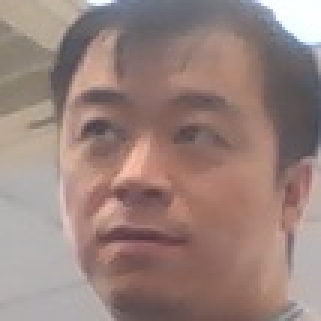
#> input picture pyexec/opencv/face_recognition/david/0.jpg, 107 x 107 px, given in place of the camera (shown 3 times larger)
$ jupyter execute --allow-errors face_recog.ipynb
#> lines starting #> are read from the running program, lines starting #| are printed output that depends on the picture; after the words box and inside, x2 and y2 are one past the last pixel; in counts of white or black regions, pixels touching at a corner belong together
[cell 1]
'''
face/eyes detection
抓脸
'''

import numpy as np
import cv2 as cv
face_cascade = cv.CascadeClassifier('haarcascade_frontalface_default.xml')
eye_cascade = cv.CascadeClassifier('haarcascade_eye_tree_eyeglasses.xml')
cap = cv.VideoCapture(0)
num = 0

while(True):
    # 一帧一帧捕捉
    ret, frame = cap.read()
#> frame is the input picture: shape (107, 107, 3); mean B, G, R 125, 130.9, 153.5
    # 我们对帧的操作在这里
    gray = cv.cvtColor(frame, cv.COLOR_BGR2GRAY)
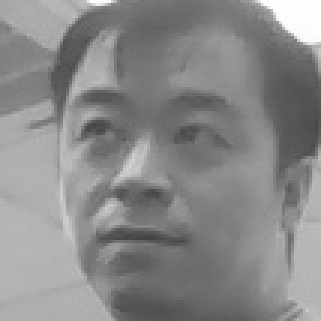
#> gray: shape (107, 107) (shown 3 times larger); min 65, max 255, mean 137
    faces = face_cascade.detectMultiScale(gray, 1.3, 5)
#> faces = [[6, 9, 89, 89]]
    for (x,y,w,h) in faces:
        eyes_found = False
        roi_gray = gray[y:y+h, x:x+w]
        roi_color = frame[y:y+h, x:x+w]
        eyes = eye_cascade.detectMultiScale(roi_gray,1.1,2)
        for (ex,ey,ew,eh) in eyes:
            if not eyes_found:
                eyes_found = True
                face_img = frame[y-10:y+h+10, x-10:x+w+10]
                image_name = './james/%d.jpg' % (num)
                cv.imwrite(image_name,face_img)
                num += 1
                cv.rectangle(frame,(x,y),(x+w,y+h),(255,0,0),2)
            cv.rectangle(roi_color,(ex,ey),(ex+ew,ey+eh),(0,255,0),2)
#> this loop made 1 pass
#> (x, y, w, h, eyes) on pass 1: (6, 9, 89, 89, [[14, 23, 23, 23], [49, 26, 22, 22]])
#> pass 1, `roi_gray = gray[y:y+h, x:x+w]`:
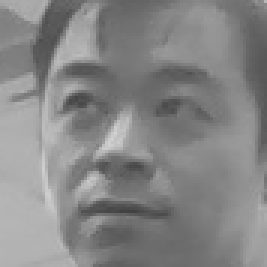
#> roi_gray: shape (89, 89) (shown 3 times larger); min 65, max 209, mean 133.7
#> pass 1, `roi_color = frame[y:y+h, x:x+w]`:
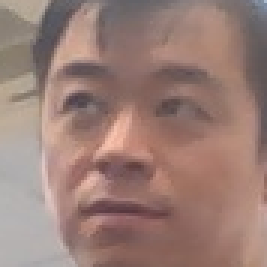
#> roi_color: shape (89, 89, 3) (shown 3 times larger); mean B, G, R 118.5, 126.2, 154.4
#> after the loop:
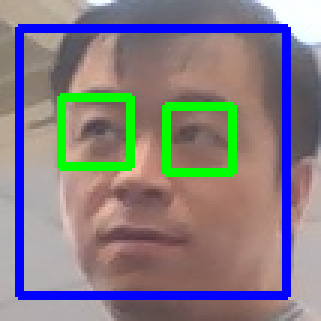
#> frame: shape (107, 107, 3) (shown 3 times larger); 13.94% of pixels changed, all inside (x1, y1, x2, y2) = (5, 8, 97, 100)
#> after the loop:
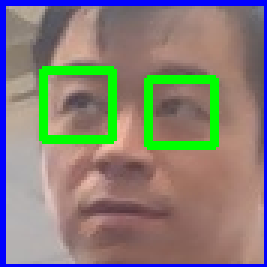
#> roi_color: shape (89, 89, 3) (shown 3 times larger); 13.34% of pixels changed, all inside (x1, y1, x2, y2) = (0, 0, 89, 89)
#> after the loop, face_img = [[173, 176, 190], [177, 180, 194]]; image_name = './james/0.jpg'; num = 1
    cv.imshow('img',frame)
    if cv.waitKey(2) & 0xFF == ord('q'):
#> (key q is pressed here)
        break

cap.release()
cv.destroyAllWindows()

[cell 2]
'''
训练
'''
import os
import numpy as np
import cv2

#脸部检测函数
def face_detect_demo(image):
    gray = cv2.cvtColor(image, cv2.COLOR_BGR2GRAY)
    face_detector = cv2.CascadeClassifier("haarcascade_frontalface_default.xml")
    faces = face_detector.detectMultiScale(gray, 1.2, 6)
#> faces = [[7, 11, 88, 88]]
    # 如果未检测到面部，则返回原始图像
    if (len(faces) == 0):
        return None, None
    # 目前假设只有一张脸，xy为左上角坐标，wh为矩形的宽高
    (x, y, w, h) = faces[0]
#> x = 7; y = 11; w = 88; h = 88
    # 返回图像的脸部部分
    return gray[y:y + w, x:x + h], faces[0]

def ReFileName(dirPath):
    """
    :param dirPath: 文件夹路径
    :return:
    """
    # 对目录下的文件进行遍历
    faces=[]
    for file in os.listdir(dirPath):
        # 判断是否是文件
        if os.path.isfile(os.path.join(dirPath, file)) == True:
           c= os.path.basename(file)
           name = dirPath + '\\' + c
           img = cv2.imread(name)
           # 检测脸部
           face, rect = face_detect_demo(img)
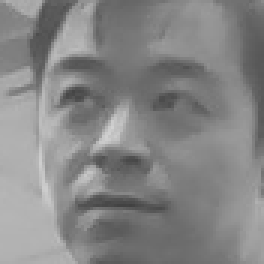
#> face: shape (88, 88) (shown 3 times larger); min 65, max 209, mean 133.5
#> rect = [7, 11, 88, 88]
           # 我们忽略未检测到的脸部
           if face is not None:
               # 将脸添加到脸部列表并添加相应的标签
               faces.append(face)
    cv2.waitKey(1)
    cv2.destroyAllWindows()
    return faces

#David
dirDavid = r"C:\james_home\local_src\codebase\pyexec\opencv\face_recognition\david"#文件路径
Davidfaces=ReFileName(dirDavid)#调用函数
#> Davidfaces = 1 item
labelDavidfaces=np.array([0 for i in range(len(Davidfaces))])#标签处理
#> labelDavidfaces = [0]

#Ning
dirNing = r"C:\james_home\local_src\codebase\pyexec\opencv\face_recognition\ning"#文件路径
#> (the rest of this cell did not finish here and is left out)

[cell 3]
'''
预测
'''
import cv2
#人脸检测函数
# [16 lines left out: function face_detect_demo, not called in this run]

# 根据给定的人脸（x，y）坐标和宽度高度在图像上绘制矩形
def draw_rectangle(img, rect):
    (x, y, w, h) = rect#矩形框
    cv2.rectangle(img, (x, y), (x + w, y + h), (255, 255, 0), 2)

# 根据给定的人脸（x，y）坐标写出人名
def draw_text(img, text, x, y):
    cv2.putText(img, text, (x, y), cv2.FONT_HERSHEY_COMPLEX, 1, (128, 128, 0), 2)

# 此函数识别图像中的人物并在脸部周围绘制一个矩形及其人名
facelabel = ["David", "Ning", "MaYun", "MaJingJing", "Rose"]#人物名

#导入训练结果
recognizer = cv2.face.LBPHFaceRecognizer_create()
#> (the rest of this cell did not finish here and is left out)

[cell 4]
'''
dlib test
面部标记识别
https://blog.csdn.net/qq_19707521/article/details/80366524
'''
from collections import OrderedDict
import numpy as np
import cv2
import dlib
import imutils

# 定义一个映射面部索引的字典
# 特定人脸区域的地标
FACIAL_LANDMARKS_IDXS = OrderedDict([
	("mouth", (48, 68)),
	("right_eyebrow", (17, 22)),
	("left_eyebrow", (22, 27)),
	("right_eye", (36, 42)),
	("left_eye", (42, 48)),
	("nose", (27, 36)),
	("jaw", (0, 17))
])

# [64 lines left out: functions rect_to_bb, shape_to_np, visualize_facial_landmarks, not called in this run]


#初始化dlib人脸检测（基于HOG），然后创建面部标志预测器
#> (the rest of this cell did not finish here and is left out)

[cell 5]
'''
眨眼闭嘴检测

https://huaweicloud.csdn.net/63808c5edacf622b8df8a83a.html?spm=1001.2101.3001.6650.6&utm_medium=distribute.pc_relevant.none-task-blog-2~default~BlogCommendFromBaidu~activity-6-126468733-blog-80366524.235^v28^pc_relevant_t0_download&depth_1-utm_source=distribute.pc_relevant.none-task-blog-2~default~BlogCommendFromBaidu~activity-6-126468733-blog-80366524.235^v28^pc_relevant_t0_download&utm_relevant_index=7
'''
from imutils import face_utils
import numpy as np
import dlib
import cv2

# 眼长宽比例
# [15 lines left out: functions eye_aspect_ratio, mouth_aspect_ratio, not called in this run]

#  进行活体检测（包含眨眼和张嘴）
def liveness_detection():
    vs = cv2.VideoCapture(0)  # 调用第一个摄像头的信息

    # 眼长宽比例值
    EAR_THRESH = 0.15
    EAR_CONSEC_FRAMES_MIN = 1
    EAR_CONSEC_FRAMES_MAX = 5  # 当EAR小于阈值时，接连多少帧一定发生眨眼动作

    # 嘴长宽比例值
    MAR_THRESH = 0.2

    # 初始化眨眼的连续帧数
    blink_counter = 0
    # 初始化眨眼次数总数
    blink_total = 0
    # 初始化张嘴次数
    mouth_total = 0
    # 初始化张嘴状态为闭嘴
    mouth_status_open = 0

    print("[INFO] loading facial landmark predictor...")
    # 人脸检测器
    detector = dlib.get_frontal_face_detector()
    # 特征点检测器
    predictor = dlib.shape_predictor("data/shape_predictor_68_face_landmarks.dat")
    # 获取左眼的特征点
    (lStart, lEnd) = face_utils.FACIAL_LANDMARKS_IDXS["left_eye"]
    # 获取右眼的特征点
    (rStart, rEnd) = face_utils.FACIAL_LANDMARKS_IDXS["right_eye"]
    # 获取嘴巴特征点
    (mStart, mEnd) = face_utils.FACIAL_LANDMARKS_IDXS["inner_mouth"]

    print("[INFO] starting video stream thread...")
    while True:

        flag, frame = vs.read()  # 返回一帧的数据
        if not flag:
            print("不支持摄像头", flag)
            break

        if frame is not None:
            # 图片转换成灰色（去除色彩干扰，让图片识别更准确）
            gray = cv2.cvtColor(frame, cv2.COLOR_BGR2RGB)
            rects = detector(gray, 0)  # 人脸检测
            # 只能处理一张人脸
            if len(rects) == 1:
                shape = predictor(gray, rects[0])  # 保存68个特征点坐标的<class 'dlib.dlib.full_object_detection'>对象
                shape = face_utils.shape_to_np(shape)  # 将shape转换为numpy数组，数组中每个元素为特征点坐标

                left_eye = shape[lStart:lEnd]  # 取出左眼对应的特征点
                right_eye = shape[rStart:rEnd]  # 取出右眼对应的特征点
                left_ear = eye_aspect_ratio(left_eye)  # 计算左眼EAR
                right_ear = eye_aspect_ratio(right_eye)  # 计算右眼EAR
                ear = (left_ear + right_ear) / 2.0   # 求左右眼EAR的均值

                inner_mouth = shape[mStart:mEnd]  # 取出嘴巴对应的特征点
                mar = mouth_aspect_ratio(inner_mouth)  # 求嘴巴mar的均值
                left_eye_hull = cv2.convexHull(left_eye)  # 寻找左眼轮廓
                right_eye_hull = cv2.convexHull(right_eye)  # 寻找右眼轮廓
                mouth_hull = cv2.convexHull(inner_mouth)  # 寻找内嘴巴轮廓
                cv2.drawContours(frame, [left_eye_hull], -1, (0, 255, 0), 1)   # 绘制左眼轮廓
                cv2.drawContours(frame, [right_eye_hull], -1, (0, 255, 0), 1)  # 绘制右眼轮廓
                cv2.drawContours(frame, [mouth_hull], -1, (0, 255, 0), 1)  # 绘制嘴巴轮廓

                # EAR低于阈值，有可能发生眨眼，眨眼连续帧数加一次
                if ear < EAR_THRESH:
                    blink_counter += 1

                # EAR高于阈值，判断前面连续闭眼帧数，如果在合理范围内，说明发生眨眼
                else:
                    # if the eyes were closed for a sufficient number of
                    # then increment the total number of blinks
                    if EAR_CONSEC_FRAMES_MIN <= blink_counter <= EAR_CONSEC_FRAMES_MAX:
                        blink_total += 1
                    blink_counter = 0
                # 通过张、闭来判断一次张嘴动作
                if mar > MAR_THRESH:
                     mouth_status_open = 1
                else:
                    if mouth_status_open:
                        mouth_total += 1
                    mouth_status_open = 0

                cv2.putText(frame, "Blinks: {}".format(blink_total), (0, 30),
                            cv2.FONT_HERSHEY_SIMPLEX, 0.7, (0, 0, 255), 2)
                cv2.putText(frame, "Mouth: {}".format(mouth_total),
                            (130, 30), cv2.FONT_HERSHEY_SIMPLEX, 0.7, (0, 0, 255), 2)
                cv2.putText(frame, "EAR: {:.2f}".format(ear), (300, 30),
                            cv2.FONT_HERSHEY_SIMPLEX, 0.7, (0, 0, 255), 2)
                cv2.putText(frame, "MAR: {:.2f}".format(mar), (450, 30),
                            cv2.FONT_HERSHEY_SIMPLEX, 0.7, (0, 0, 255), 2)
            elif len(rects) == 0:
                cv2.putText(frame, "No face!", (0, 30),
                            cv2.FONT_HERSHEY_SIMPLEX, 0.7, (0, 0, 255), 2)
            else:
                cv2.putText(frame, "More than one face!", (0, 30),
                            cv2.FONT_HERSHEY_SIMPLEX, 0.7, (0, 0, 255), 2)
            cv2.namedWindow("Frame", cv2.WINDOW_NORMAL)
            cv2.imshow("Frame", frame)
            # 按下q键退出循环（鼠标要点击一下图片使图片获得焦点）
            if cv2.waitKey(1) & 0xFF == ord('q'):
                break
    cv2.destroyAllWindows()
    vs.release()

#  调用摄像头进行张嘴眨眼活体检测
liveness_detection()
#> (the call stopped at in liveness_detection, `detector = dlib.get_frontal_face_detector()`: dlib is not available in this run)

$ run again, on pyexec/opencv/face_recognition/david/10.jpg
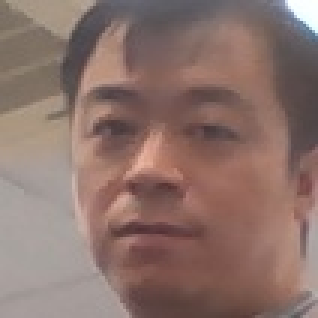
#> input picture pyexec/opencv/face_recognition/david/10.jpg, 106 x 106 px, given in place of the camera (shown 3 times larger)
#> frame is the input picture: shape (106, 106, 3); mean B, G, R 107.3, 114.3, 139.9
#> `gray = cv.cvtColor(frame, cv.COLOR_BGR2GRAY)`:
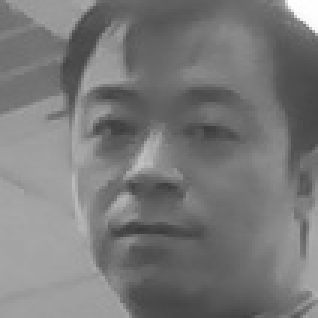
#> gray: shape (106, 106) (shown 3 times larger); min 57, max 254, mean 121.2
#> `faces = face_cascade.detectMultiScale(gray, 1.3, 5)`: faces = [[13, 12, 82, 82]]
#> the loop `for (x,y,w,h) in faces:` made 1 pass
#> (x, y, w, h, eyes) on pass 1: (13, 12, 82, 82, [[13, 21, 22, 22], [46, 20, 23, 23]])
#> after the loop `for (x,y,w,h) in faces:`:
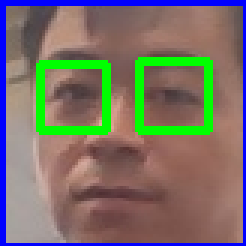
#> roi_color: shape (82, 82, 3) (shown 3 times larger); mean B, G, R 104.2, 113.1, 120.7
#> after the loop `for (x,y,w,h) in faces:`: image_name = './james/0.jpg'; num = 1
#> in face_detect_demo, `faces = face_detector.detectMultiScale(gray, 1.2, 6)`: faces = ()
